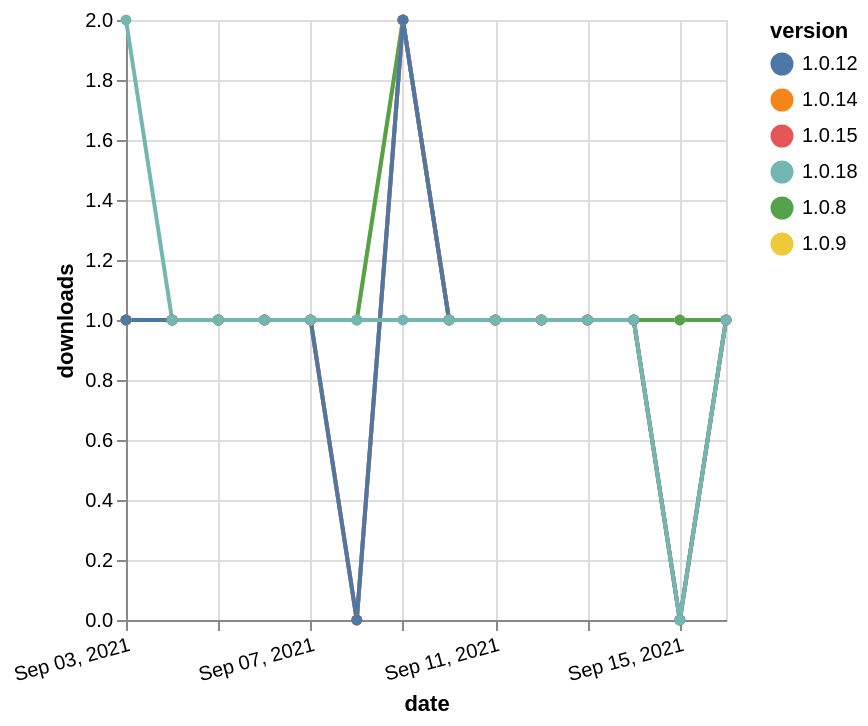

Source (Vega-Lite JSON):
### Vega-Lite specification from a JSON file in a GitHub repository (floating-point values rounded to 4 significant figures)
{"$schema": "https://vega.github.io/schema/vega-lite/v5.json", "description": "A simple bar chart with embedded data.", "data": {"values": [{"date": "2021-09-03", "total": 167, "delta": 1, "version": "1.0.9"}, {"date": "2021-09-04", "total": 168, "delta": 1, "version": "1.0.9"}, {"date": "2021-09-05", "total": 169, "delta": 1, "version": "1.0.9"}, {"date": "2021-09-06", "total": 170, "delta": 1, "version": "1.0.9"}, {"date": "2021-09-07", "total": 171, "delta": 1, "version": "1.0.9"}, {"date": "2021-09-08", "total": 172, "delta": 1, "version": "1.0.9"}, {"date": "2021-09-09", "total": 174, "delta": 2, "version": "1.0.9"}, {"date": "2021-09-10", "total": 175, "delta": 1, "version": "1.0.9"}, {"date": "2021-09-11", "total": 176, "delta": 1, "version": "1.0.9"}, {"date": "2021-09-12", "total": 177, "delta": 1, "version": "1.0.9"}, {"date": "2021-09-13", "total": 178, "delta": 1, "version": "1.0.9"}, {"date": "2021-09-14", "total": 179, "delta": 1, "version": "1.0.9"}, {"date": "2021-09-15", "total": 180, "delta": 1, "version": "1.0.9"}, {"date": "2021-09-16", "total": 181, "delta": 1, "version": "1.0.9"}, {"date": "2021-09-03", "total": 219, "delta": 1, "version": "1.0.8"}, {"date": "2021-09-04", "total": 220, "delta": 1, "version": "1.0.8"}, {"date": "2021-09-05", "total": 221, "delta": 1, "version": "1.0.8"}, {"date": "2021-09-06", "total": 222, "delta": 1, "version": "1.0.8"}, {"date": "2021-09-07", "total": 223, "delta": 1, "version": "1.0.8"}, {"date": "2021-09-08", "total": 224, "delta": 1, "version": "1.0.8"}, {"date": "2021-09-09", "total": 226, "delta": 2, "version": "1.0.8"}, {"date": "2021-09-10", "total": 227, "delta": 1, "version": "1.0.8"}, {"date": "2021-09-11", "total": 228, "delta": 1, "version": "1.0.8"}, {"date": "2021-09-12", "total": 229, "delta": 1, "version": "1.0.8"}, {"date": "2021-09-13", "total": 230, "delta": 1, "version": "1.0.8"}, {"date": "2021-09-14", "total": 231, "delta": 1, "version": "1.0.8"}, {"date": "2021-09-15", "total": 232, "delta": 1, "version": "1.0.8"}, {"date": "2021-09-16", "total": 233, "delta": 1, "version": "1.0.8"}, {"date": "2021-09-03", "total": 131, "delta": 1, "version": "1.0.15"}, {"date": "2021-09-04", "total": 132, "delta": 1, "version": "1.0.15"}, {"date": "2021-09-05", "total": 133, "delta": 1, "version": "1.0.15"}, {"date": "2021-09-06", "total": 134, "delta": 1, "version": "1.0.15"}, {"date": "2021-09-07", "total": 135, "delta": 1, "version": "1.0.15"}, {"date": "2021-09-08", "total": 135, "delta": 0, "version": "1.0.15"}, {"date": "2021-09-09", "total": 137, "delta": 2, "version": "1.0.15"}, {"date": "2021-09-10", "total": 138, "delta": 1, "version": "1.0.15"}, {"date": "2021-09-11", "total": 139, "delta": 1, "version": "1.0.15"}, {"date": "2021-09-12", "total": 140, "delta": 1, "version": "1.0.15"}, {"date": "2021-09-13", "total": 141, "delta": 1, "version": "1.0.15"}, {"date": "2021-09-14", "total": 142, "delta": 1, "version": "1.0.15"}, {"date": "2021-09-15", "total": 142, "delta": 0, "version": "1.0.15"}, {"date": "2021-09-16", "total": 143, "delta": 1, "version": "1.0.15"}, {"date": "2021-09-03", "total": 141, "delta": 1, "version": "1.0.14"}, {"date": "2021-09-04", "total": 142, "delta": 1, "version": "1.0.14"}, {"date": "2021-09-05", "total": 143, "delta": 1, "version": "1.0.14"}, {"date": "2021-09-06", "total": 144, "delta": 1, "version": "1.0.14"}, {"date": "2021-09-07", "total": 145, "delta": 1, "version": "1.0.14"}, {"date": "2021-09-08", "total": 145, "delta": 0, "version": "1.0.14"}, {"date": "2021-09-09", "total": 147, "delta": 2, "version": "1.0.14"}, {"date": "2021-09-10", "total": 148, "delta": 1, "version": "1.0.14"}, {"date": "2021-09-11", "total": 149, "delta": 1, "version": "1.0.14"}, {"date": "2021-09-12", "total": 150, "delta": 1, "version": "1.0.14"}, {"date": "2021-09-13", "total": 151, "delta": 1, "version": "1.0.14"}, {"date": "2021-09-14", "total": 152, "delta": 1, "version": "1.0.14"}, {"date": "2021-09-15", "total": 152, "delta": 0, "version": "1.0.14"}, {"date": "2021-09-16", "total": 153, "delta": 1, "version": "1.0.14"}, {"date": "2021-09-03", "total": 164, "delta": 1, "version": "1.0.12"}, {"date": "2021-09-04", "total": 165, "delta": 1, "version": "1.0.12"}, {"date": "2021-09-05", "total": 166, "delta": 1, "version": "1.0.12"}, {"date": "2021-09-06", "total": 167, "delta": 1, "version": "1.0.12"}, {"date": "2021-09-07", "total": 168, "delta": 1, "version": "1.0.12"}, {"date": "2021-09-08", "total": 168, "delta": 0, "version": "1.0.12"}, {"date": "2021-09-09", "total": 170, "delta": 2, "version": "1.0.12"}, {"date": "2021-09-10", "total": 171, "delta": 1, "version": "1.0.12"}, {"date": "2021-09-11", "total": 172, "delta": 1, "version": "1.0.12"}, {"date": "2021-09-12", "total": 173, "delta": 1, "version": "1.0.12"}, {"date": "2021-09-13", "total": 174, "delta": 1, "version": "1.0.12"}, {"date": "2021-09-14", "total": 175, "delta": 1, "version": "1.0.12"}, {"date": "2021-09-15", "total": 175, "delta": 0, "version": "1.0.12"}, {"date": "2021-09-16", "total": 176, "delta": 1, "version": "1.0.12"}, {"date": "2021-09-03", "total": 150, "delta": 2, "version": "1.0.18"}, {"date": "2021-09-04", "total": 151, "delta": 1, "version": "1.0.18"}, {"date": "2021-09-05", "total": 152, "delta": 1, "version": "1.0.18"}, {"date": "2021-09-06", "total": 153, "delta": 1, "version": "1.0.18"}, {"date": "2021-09-07", "total": 154, "delta": 1, "version": "1.0.18"}, {"date": "2021-09-08", "total": 155, "delta": 1, "version": "1.0.18"}, {"date": "2021-09-09", "total": 156, "delta": 1, "version": "1.0.18"}, {"date": "2021-09-10", "total": 157, "delta": 1, "version": "1.0.18"}, {"date": "2021-09-11", "total": 158, "delta": 1, "version": "1.0.18"}, {"date": "2021-09-12", "total": 159, "delta": 1, "version": "1.0.18"}, {"date": "2021-09-13", "total": 160, "delta": 1, "version": "1.0.18"}, {"date": "2021-09-14", "total": 161, "delta": 1, "version": "1.0.18"}, {"date": "2021-09-15", "total": 161, "delta": 0, "version": "1.0.18"}, {"date": "2021-09-16", "total": 162, "delta": 1, "version": "1.0.18"}]}, "width": "container", "mark": {"type": "line", "point": {"filled": true}}, "encoding": {"x": {"field": "date", "type": "temporal", "timeUnit": "yearmonthdate", "title": "date", "axis": {"labelAngle": -15}}, "y": {"field": "delta", "type": "quantitative", "title": "downloads"}, "color": {"field": "version", "type": "nominal"}, "tooltip": {"field": "delta"}}}
